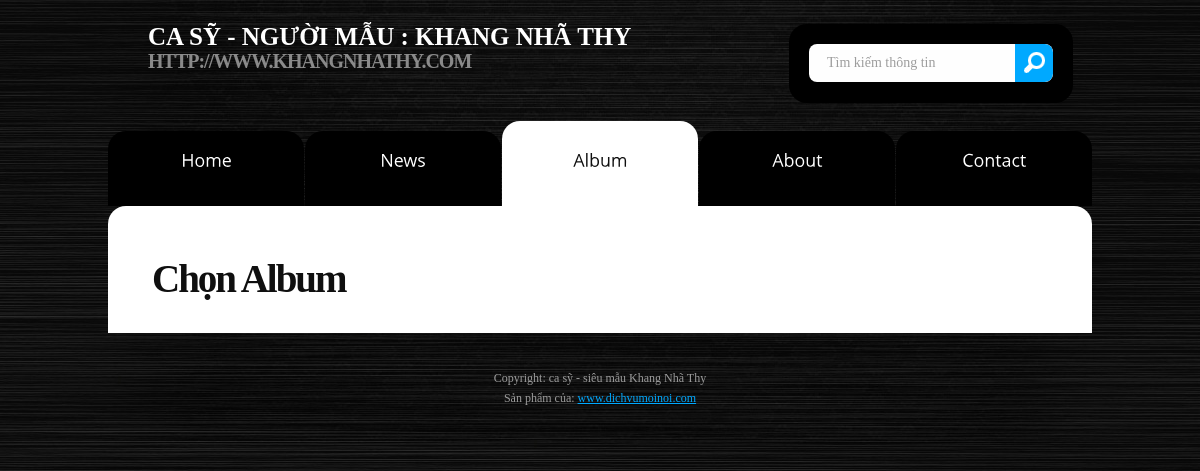
Page /album.php on the earlier database version.
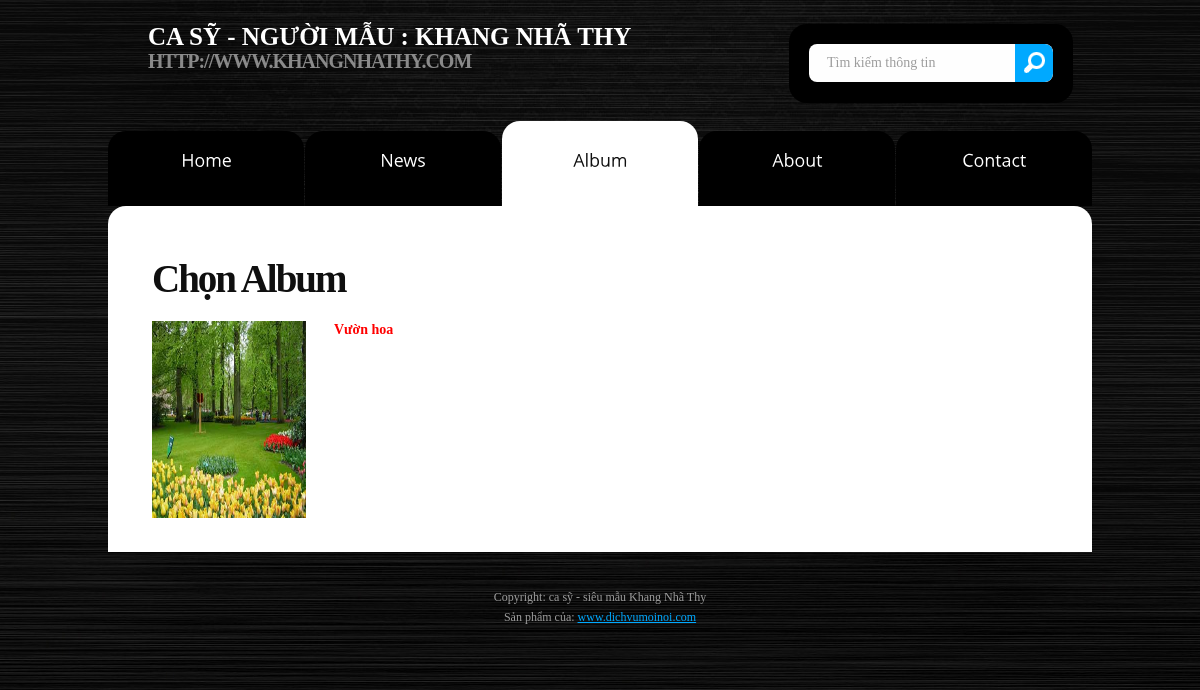
Same page on the later database version.
### tables this page shows
CREATE TABLE IF NOT EXISTS `albums_category` (
  `category_ID` int(11) NOT NULL AUTO_INCREMENT,
  `category_name` varchar(500) NOT NULL,
  PRIMARY KEY (`category_ID`)
);

CREATE TABLE IF NOT EXISTS `albums_file` (
  `file_ID` int(11) NOT NULL AUTO_INCREMENT,
  `file_name` varchar(500) NOT NULL,
  `file_des` text NOT NULL,
  `file_cat` int(11) NOT NULL,
  PRIMARY KEY (`file_ID`)
);

### album.php (the view, shortened to what this page needs)
<?php createheader("album"); ?>
<?php createmenu("album"); ?>
			<section id="content">
				<div class="padding">
					<div class="indent">
						<h2>Chọn Album</h2>
						<?php
							$sql = "SELECT * FROM albums_category WHERE category_ID IN (SELECT f.file_cat FROM albums_file f)";
							$result = mysql_query($sql);
								$x = 1;
								while($row = mysql_fetch_row($result)){
									$sql1 = 'SELECT file_name FROM `albums_file` WHERE file_cat = ' . $row[0] . ' ORDER BY rand() LIMIT 1';
									$result1 = mysql_query($sql1);
									$row1 = mysql_fetch_row($result1);
									if($x%2==0){
										echo '<div class="col-4">
												<div class="wrapper">
													<figure class="img-indent3">
													<a href="viewalbum.php?id=' . $row[0] . '"><img src="upload/images/' . $row1[0] . '" alt="" width="154" height="206" /></a></figure>
													<div class="extra-wrap">
														<h6><font color="#FF0000" size="2"><b>' . $row[1] . '</b></font></h6>
													</div>
												</div>
											</div>';
										echo '</div>';
									}else{
										echo '<div class="wrapper indent-bot">';
										echo '<div class="col-3">
												<div class="wrapper">
													<figure class="img-indent4">
													<a href="viewalbum.php?id=' . $row[0] . '"><img src="upload/images/' . $row1[0] . '" alt="" width="154" height="197" /></a></figure>
													<div class="extra-wrap">
														<h6><b><font size="2" color="#FF0000">' . $row[1] . '</font></b></h6>
													</div>
												</div>
											</div>';
									}
									$x++;
								}
						?>
					</div>
				</div>
			</section>
<?php include("footer.php"); ?>

### function.php (shortened to what this page needs)
<?php
function createmenu($page){
	?>
	<div class="row-2">
		<nav>
			<ul class="menu">
			  <li><font face="Tahoma"><a <?php echo ($page == 'index' ? 'class="active"' : ''); ?> href="index.php">Home</a></font></li>
			  <li><font face="Tahoma"><a <?php echo ($page == 'new' ? 'class="active"' : ''); ?> href="news.php">News</a></font></li>
			  <li><font face="Tahoma"><a <?php echo ($page == 'album' ? 'class="active"' : ''); ?> href="album.php">Album</a></font></li>
			  <li><font face="Tahoma"><a <?php echo ($page == 'about' ? 'class="active"' : ''); ?> href="about.php">About</a></font></li>
			  <li class="last-item"><font face="Tahoma"><a <?php echo ($page == 'contact' ? 'class="active"' : ''); ?> href="contact.php">Contact</a></font></li>
			</ul>
		</nav>
	</div>
<?php
}
function createheader($page){
?>
<!DOCTYPE html>
<html lang="en">
<head>
<link rel="stylesheet" href="css/reset.css" type="text/css" media="screen">
<link rel="stylesheet" href="css/style.css" type="text/css" media="screen">
<link rel="stylesheet" href="css/layout.css" type="text/css" media="screen">
</head>
<?php
if($page == 'album'){
	echo '<body id="page3">';
}else{
	echo '<body id="page2">';
}
?>
	<div class="bg">
		<div class="main">
			<header>
				<div class="row-1">
					<h1>
						<a href="index.php" class="logotext">CA SỸ - NGƯỜI MẪU : KHANG NHÃ THY</a>
						<strong class="slog">http://www.khangnhathy.com</strong>
					</h1>
					<form id="search-form" action="" method="post" enctype="multipart/form-data">
						<fieldset>
							<div class="search-form">
								<input type="text" name="search" value="Tìm kiếm thông tin" onBlur="if(this.value=='') this.value='Type Keyword Here'" onFocus="if(this.value =='Type Keyword Here' ) this.value=''" />
								<a href="#" onClick="document.getElementById('search-form').submit()">
								Search</a>
							</div>
						</fieldset>
					</form>
				</div>
			</header>
<?php
}
?>

### footer.php (shortened to what this page needs)
			<footer>
				<div class="row-bot">
					<div class="aligncenter">
						<p class="p0">Copyright: ca sỹ - siêu mẫu Khang Nhã Thy</p>
						Sản phẩm của: <a href="http://www.dichvumoinoi.com">www.dichvumoinoi.com</a><br>
					</div>
				</div>
			</footer>
		</div>
	</div>
</body>
</html>

### css/style.css (style rules this page uses)
article, aside, audio, canvas, command, datalist, details, embed, figcaption, figure, footer, header, hgroup, keygen, meter, nav, output, progress, section, source, video { display:block }
html { width:100% }
body { font-family:Tahoma, Tahoma, Tahoma;font-size:100%;color:#9d9d9d;min-width:984px;background:url(../images/body.jpg) center 0 repeat }
a { color:#00a9ff;outline:none }
.col-1, .col-2, .col-3, .col-4 { float:left }
.wrapper { width:100%;overflow:hidden }
.extra-wrap { overflow:hidden }
.bg { width:100%;background:url(../images/bg.jpg) center 0 no-repeat }
.main { width:984px;padding:0;margin:0 auto;font-size:0.875em;line-height:1.285em }
p { margin-bottom:18px }
.p0 { margin-bottom:0px }
.aligncenter { text-align:center }
.indent { padding:0 0 0px 32px }
.indent-bot { margin-bottom:22px }
.img-indent4 { float:left;margin:0 28px 0px 0 }
.menu li a, .list-1 li a, .button-2, .logo { text-decoration:none }
a.logotext { text-decoration: none;color: white;line-height: 1;font-size: 25px; }
header { width:100%;margin-bottom:-16px;position:relative;z-index:1 }
.row-1 { width:100%;height:113px;overflow:hidden;padding-top:24px }
.row-2 { width:100%;min-height:85px;position:relative;z-index:1 }
h1 { padding:0px 0 0 40px;position:relative;float:left }
.slog { display:block;font-size:20px;line-height:1.2em;color:#8a8a8a;text-transform:uppercase;letter-spacing:-1px }
#search-form { width:244px;min-height:39px;padding:20px;margin-right:19px;background:#000;border-radius:18px;-moz-border-radius:18px;-webkit-border-radius:18px;float:right }
.search-form { background:#fefefe;border-radius:8px;-moz-border-radius:8px;-webkit-border-radius:8px;width:100%;overflow:hidden }
#search-form input { font-family:Tahoma, Tahoma, Tahoma;font-size:14px;line-height:1.214em;width:170px;padding:10px 18px 11px;margin:0;color:#9d9d9d;border:none;background:none;float:left }
#search-form a { display:block;width:38px;height:38px;text-indent:-5000px;background:url(../images/search-button.png) 9px 8px no-repeat #00a9ff;border-radius:0 8px 8px 0;-moz-border-radius:0 8px 8px 0;-webkit-border-radius:0 8px 8px 0;float:right }
.menu { width:100% }
.menu li { float:left;position:relative;margin-right:1px }
.menu li.last-item { margin:0 }
.menu li a { display:inline-block;width:196px;font-size:17px;line-height:1.22em;padding:18px 0 36px;margin-top:10px;color:#fff;background:#000;text-align:center;border-radius:18px 18px 0 0;-moz-border-radius:18px 18px 0 0;-webkit-border-radius:18px 18px 0 0 }
.menu li a.active, .menu li a:hover { color:#0f0f0f;background:#fff;padding:28px 0 36px;margin:0 }
#content { width:100%;padding:10px 0 40px;background:#fff;border-radius:0 0 0 0;-moz-border-radius:18px 18px 0 0;-webkit-border-radius:18px 18px 0 0;position:relative;z-index:2 }
#content .padding { padding:24px 12px 0 }
h2 { font-size:39px;line-height:1.9em;color:#0f0f0f;margin-bottom:5px;letter-spacing:-2px }
h6 { color:#0f0f0f;font-weight:normal;margin-bottom:5px }
footer { width:100%; }
.row-bot { width:100%;padding:35px 0;font-size:12px;line-height:20px }

### css/layout.css (style rules this page uses)
#page3 #content .col-3 { width:425px;margin-right:45px }
#page3 #content { padding:12px 0 }

Differences in the rows shown:
added albums_category: albums_file.file_name (picture), category_name "Vườn hoa"
